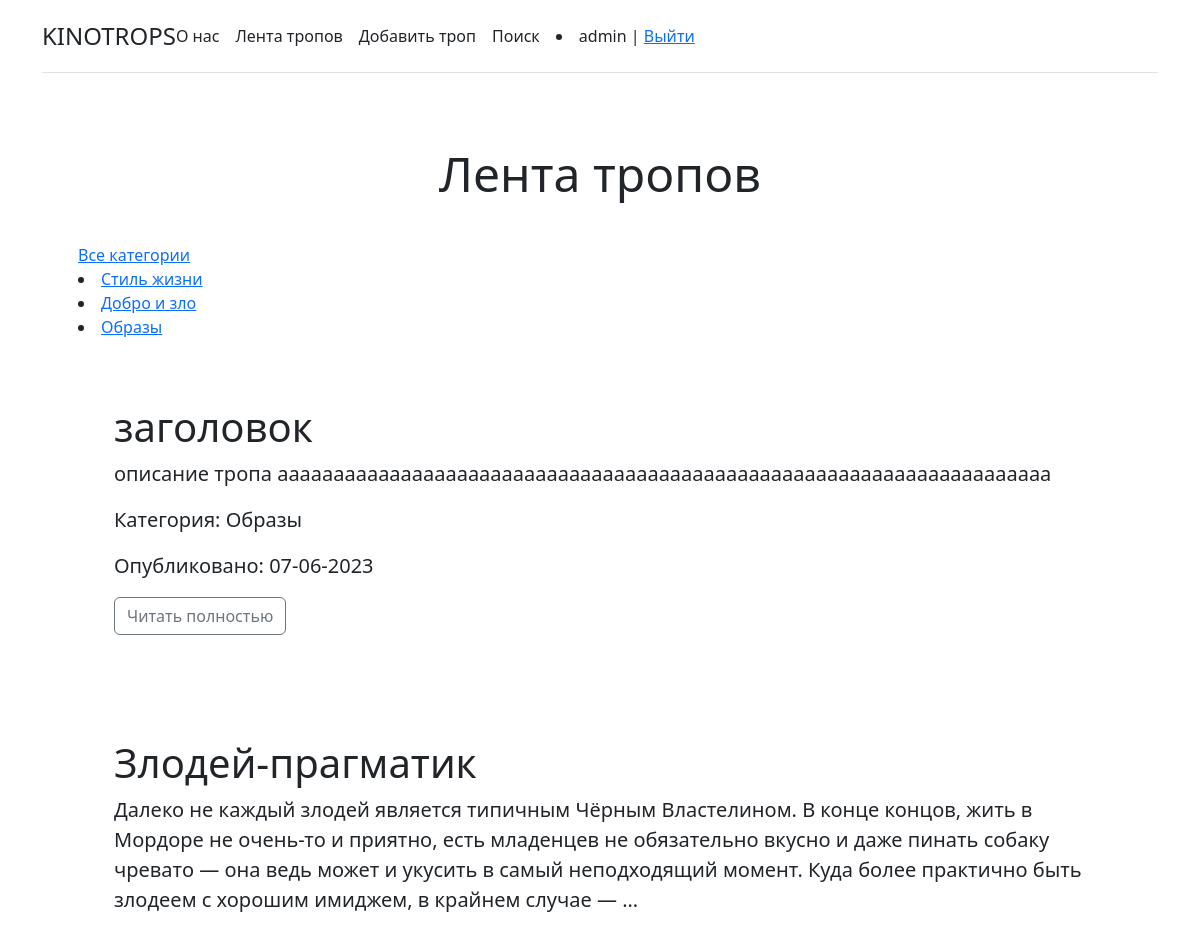
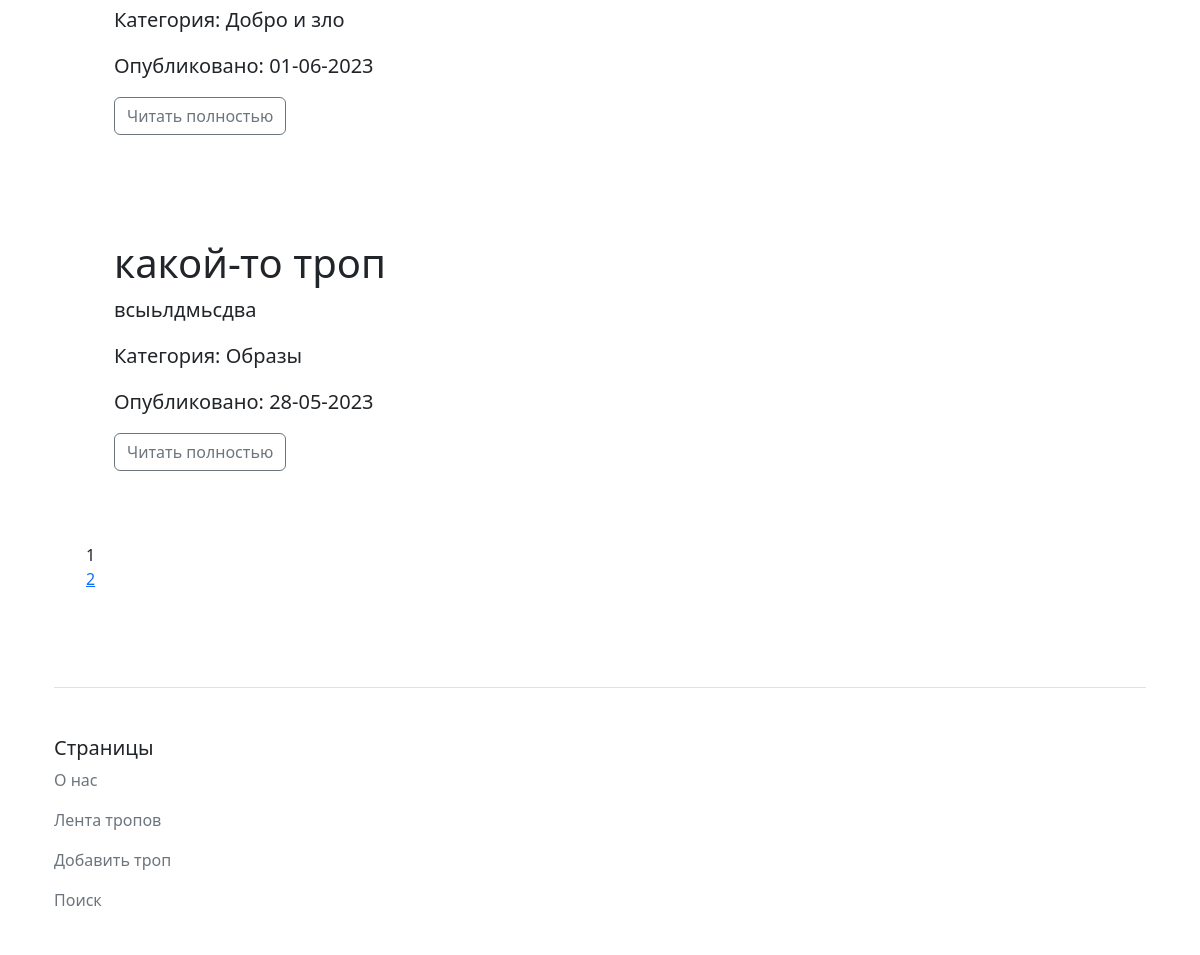
The app's page /feed_of_trops/ (signed in) with its own data (2 pictures, top to bottom).
### trops/models.py (models this page shows, shortened)
class Category(models.Model):
    name = models.CharField(max_length=100, db_index=True)
    slug = models.SlugField(max_length=255, unique=True, db_index=True, verbose_name="URL")
    def __str__(self):
        return self.name
    class Meta:
        verbose_name = 'категория'
        verbose_name_plural = 'категории'
        ordering = ['id']
    def get_absolute_url(self):
        return reverse('category', kwargs={'cat_slug': self.slug})

class Trops(models.Model):
    title = models.CharField(max_length=255, verbose_name="Заголовок")
    slug = models.SlugField(max_length=255, unique=True, db_index=True, verbose_name="URL")
    content = models.TextField(blank=True, verbose_name="Описание тропа")
    time_create = models.DateTimeField(auto_now_add=True, verbose_name="Дата создания")
    time_update = models.DateTimeField(auto_now=True, verbose_name="Дата последнего изменения")
    is_published = models.BooleanField(default=True, verbose_name="Публикация")
    cat = models.ForeignKey('Category', on_delete=models.PROTECT, null=True, verbose_name="Категория")
    class Meta:
        verbose_name = 'троп'
        verbose_name_plural = 'тропы'
        ordering = ['-time_create', 'title']
    def get_absolute_url(self):
        return reverse('trops', kwargs={'trops_slug': self.slug})

### trops/views.py (the view)
# urls.py: path('feed_of_trops/', TropsFeedOfTrops.as_view(), name='feed_of_trops'),
class TropsFeedOfTrops(DataMixin, ListView):
    model = Trops
    template_name = 'trops/feed_of_trops.html'
    context_object_name = 'trops'
    def get_context_data(self, *, object_list=None, **kwargs):
        context = super().get_context_data(**kwargs)
        c_def = self.get_user_context(title="Лента тропов")
        return dict(list(context.items()) + list(c_def.items()))
    def get_queryset(self):
        return Trops.objects.filter(is_published=True)

### trops/templatetags/trops_tags.py (called while the page is built)
@register.inclusion_tag('trops/list_categories.html')
def show_categories(sort=None, cat_selected=0):
    if not sort:
        cats = Category.objects.all()
    else:
        cats = Category.objects.order_by(sort)
    return {"cats": cats, "cat_selected": cat_selected}

### trops/utils.py (called while the page is built)
    def get_user_context(self, **kwargs):
        context = kwargs
        cats = Category.objects.annotate(Count('trops'))
        context['menu'] = menu
        context['cats'] = cats
        if 'cat_selected' not in context:
            context['cat_selected'] = 0
        return context

### trops/templates/trops/feed_of_trops.html (shortened to what this page needs)
{% extends 'trops/base.html' %}
{% load trops_tags %}
{% block content %}
<div class="container py-3">
    <div class="pricing-header p-3 pb-md-4 mx-auto text-center"><span class="display-5 fw-normal text-dark">Лента тропов</span></div>
    <div class="container py-3">
        <td valign="top" class=" mt-2 mt-md-0 text-white rounded bg-black">
            {% if c.women__count > 0 %}
		    <a class="selected">Все категории</a>
            {% else %}
		    <a href="{% url 'feed_of_trops' %}">Все категории</a>
            {% endif %}
        {% show_categories cat_selected=cat_selected %}
        </td>
    </div>
{% for el in trops %}
    <div class="p-2 p-md-5 mb-2 text-white rounded bg-blue">
        <div class="col-md-12 px-0 text-right">
            <h1 class="display-6 fw-normal text-dark">{{ el.title }}</h1>
            <p class="lead fw-thin text-dark">{{ el.content|truncatewords:50 }}</p>
            <p class="lead fw-thin text-dark">Категория: {{el.cat}}</p>
            <p class="lead fw-thin text-dark">Опубликовано: {{el.time_update|date:"d-m-Y "}}</p>
        </div>
      <a class="btn btn-outline-secondary" href="{{ el.get_absolute_url }}">Читать полностью</a>
    </div>
{% endfor %}
</div>
{% endblock %}

### trops/templates/trops/base.html (shortened to what this page needs)
{% load static %}
{% load trops_tags %}
<!DOCTYPE html>
<html>
<head>
	<link rel="stylesheet" href="https://cdn.jsdelivr.net/npm/bootstrap@5.2.2/dist/css/bootstrap.min.css">
</head>
<body>
{% block mainmenu %}
<div class="container py-3">
  <header>
    <div class="d-flex flex-column flex-md-row align-items-center pb-3 mb-4 border-bottom">
      <a href="/" class="d-flex align-items-center text-dark text-decoration-none">
        <span class="fs-4">KINOTROPS</span>
      </a>
{% for m in menu %}
        <a class="me-3 py-2 text-dark text-decoration-none" href="{% url m.url_name %}">{{m.title}}</a>
{% endfor %}
        {% if request.user.is_authenticated %}
				<li class="last"> {{user.username}} | <a href="{% url 'logout' %}">Выйти</a></li>
        {% else %}
				<li class="last"><a href="{% url 'register' %}">Регистрация</a> | <a href="{% url 'login' %}">Войти</a></li>
        {% endif %}
		</div>
{% endblock mainmenu %}
<div class="container py-3">
{% block content %}
{% endblock %}
{% if page_obj.has_other_pages %}
<nav class="list-pages">
    <ul>
        {% for p in paginator.page_range %}
		{% if page_obj.number == p %}
        <li class="page-num page-num-selected">{{ p }}</li>
		{% elif p >= page_obj.number|add:-2 and p <= page_obj.number|add:2  %}
        <li class="page-num">
            <a href="?page={{ p }}">{{ p }}</a>
        </li>
		{% endif %}
        {% endfor %}
    </ul>
</nav>
{% endif %}
</div>
<div class="container py-3">
 <footer class="pt-4 my-md-5 pt-md-5 border-top">
    <div class="row">
      <div class="col-6 col-md">
        <h5>Страницы</h5>
          {% for m in menu %}
        <ul class="list-unstyled text-small">
            {% if not forloop.last %}
            <li class="mb-1"><a class="link-secondary text-decoration-none" href="{% url m.url_name %}">{{m.title}}</a></li>
            {% else %}
			<li class="mb-1"><a class="link-secondary text-decoration-none" href="{% url m.url_name %}">{{m.title}}</a></li>
            {% endif %}
        </ul>
          {% endfor %}
      </div>
    </div>
  </footer>
</div>
</body>
</html>

### trops/templates/trops/list_categories.html
{% for c in cats %}
	{% if c.pk == cat_selected %}
		<li class="selected">{{c.name}}</li>
	{% else %}
		<li><a href="{{ c.get_absolute_url }}">{{c.name}}</a></li>
	{% endif %}
{% endfor %}

### trops/templates/trops/feed_of_trops.html (style rules this page uses)
ul { list-style-type: none; }

### records on screen
Category: name "Стиль жизни"
Category: name "Добро и зло"
Category: name "Образы"
Trops: title "заголовок", content "описание тропа ааааааааааааааааааааааааааааааааааааааааааааааааааааааааааааааааааааа", cat "Образы", time_update "07-06-2023"
Trops: title "Злодей-прагматик", content "Далеко не каждый злодей является типичным Чёрным Властелином. В конце концов, жить в Мордоре не очень-то и приятно, есть младенцев не обязательно вкусно и даже пинать собаку чревато — она ведь может и укусить в самый неподходящий момент. Куда более практично быть злодеем с хорошим имиджем, в крайнем случае — …", cat "Добро и зло", time_update "01-06-2023"
Trops: title "какой-то троп", content "всыьлдмьсдва", cat "Образы", time_update "28-05-2023"

### other values on screen
{{ m.title }} "О нас" "Лента тропов" "Добавить троп" "Поиск"
{{ user.username }} "admin"
{{ p }} "1"
{{ p }} "2"
{{ m.title }} "О нас" "Лента тропов" "Добавить троп"
{{ m.title }} "Поиск"
